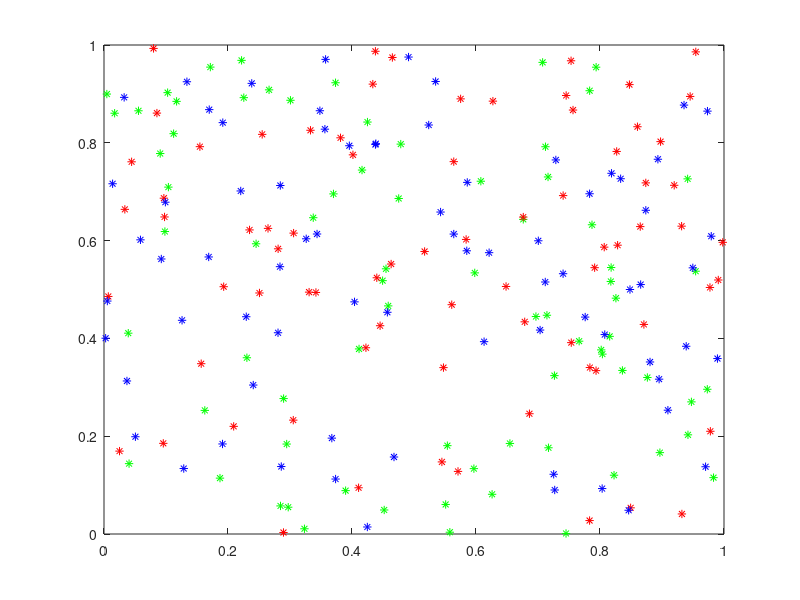

This chart was generated by the following MATLAB code: (Note: this script raises an error after producing the figure.)
clf;
global n; 
n=75; 
epsilon = 0.001;
global fuzz;
fuzz = 0.5;
global numberOfClisters;
numberOfClisters = 3;
global belongBorder
belongBorder = 0.4;

%some ][ynia

xyu = zeros(75,2);
xyu1 = zeros(75,2);
xyu2 = zeros(75,2);

%crete arrays of zeroes
Sorted = rand(3,n,2);

%create clasters elements

clasterElementA = [0.9,0.5];
clasterElementB = [0.1,0.1];
clasterElementC = [0.1,0.9];
%intialize data

plot(Sorted(1,:,1),Sorted(1,:,2),'g*');hold on
plot(Sorted(2,:,1),Sorted(2,:,2),'r*');hold on
plot(Sorted(3,:,1),Sorted(3,:,2),'b*');hold on

plot(clasterElementA(1),clasterElementA(2),'X');hold on
plot(clasterElementB(1),clasterElementB(2),'X');hold on
plot(clasterElementC(1),clasterElementC(2),'X');



Stop = false;
numberOFtrying = 0;

fuzzyCoeficientMatrix = zeros(numberOfClisters,n,3);
distanceToClaster = zeros(numberOfClisters,n,3);

pause(5);
while (~Stop)&& numberOFtrying < 10000
   numberOFtrying = numberOFtrying+1;
   for j =1:numberOfClisters
    for i = 1:n
      [fuzzyCoeficientMatrix(j,i,1),fuzzyCoeficientMatrix(j,i,2),fuzzyCoeficientMatrix(j,i,3),distanceToClaster(j,i,1),distanceToClaster(j,i,2),distanceToClaster(j,i,3)] = calculateFuzzyCoeficent(Sorted(j,i,:),clasterElementA,clasterElementB,clasterElementC);
    end
   end    
  
   summurize = 0;
   for j = 1:numberOfClisters
     for i = 1:n
        summurize = summurize + distanceToClaster(j,i,1)*fuzzyCoeficientMatrix(j,i,1);
        summurize = summurize + distanceToClaster(j,i,2)*fuzzyCoeficientMatrix(j,i,2);
        summurize = summurize + distanceToClaster(j,i,3)*fuzzyCoeficientMatrix(j,i,3);
      end
   end

   
   if(numberOFtrying > 1)       
      Stop =  (abs(oldDistance - summurize)<epsilon);
   end
   
   oldDistance = summurize;


   %MISTAKE IN N
 [clasterElementA(1),clasterElementA(2)] =  calculateClasters(fuzzyCoeficientMatrix,Sorted,1);
 [clasterElementB(1),clasterElementB(2)] =  calculateClasters(fuzzyCoeficientMatrix,Sorted,2);
 [clasterElementC(1),clasterElementC(2)] =  calculateClasters(fuzzyCoeficientMatrix,Sorted,3);


  
end

clf;

A = zeros(2*n,2);
B = zeros(2*n,2);
C = zeros(2*n,2);
countA=0;
countB=0;
countC=0;


for j=1:numberOfClisters
    for i=1:n
       ClasterAKoef = fuzzyCoeficientMatrix(j,i,1);
       ClasterBKoef = fuzzyCoeficientMatrix(j,i,2);
       ClasterCKoef = fuzzyCoeficientMatrix(j,i,3);
       if(ClasterAKoef>ClasterBKoef)&&(ClasterAKoef>ClasterCKoef)
        if ClasterAKoef > belongBorder
          countA = countA +1;
          A(countA,:) = Sorted(j,i,:);
        end
       end
       if(ClasterBKoef>ClasterAKoef)&&(ClasterBKoef>ClasterCKoef)
         if ClasterBKoef >belongBorder
          countB = countB +1;
          B(countB,:) = Sorted(j,i,:);
         end
       end      
       if(ClasterCKoef>ClasterAKoef)&&(ClasterCKoef>ClasterBKoef)
         if ClasterCKoef > belongBorder
          countC = countC +1;
          C(countC,:) = Sorted(j,i,:);
         end
       end
    end
end

A=A(any(A,2),:);
B=B(any(B,2),:);
C=C(any(C,2),:);

plot(A(:,1),A(:,2),'g*');hold on
plot(B(:,1),B(:,2),'r*');hold on
plot(C(:,1),C(:,2),'b*');hold on

plot(clasterElementA(1),clasterElementA(2),'X');hold on
plot(clasterElementB(1),clasterElementB(2),'bX');
plot(clasterElementC(1),clasterElementC(2),'bX');


function [fuzzyKoeficientA,fuzzyKoeficientB,fuzzyKoeficientC,distanceA,distanceB,distanceC]  = calculateFuzzyCoeficent(Array,clasterElementA,clasterElementB,clasterElementC)
     global fuzz;
     
     distanceA = myDistance(Array(1,1,1),Array(1,1,2),clasterElementA(1),clasterElementA(2));
     distanceB = myDistance(Array(1,1,1),Array(1,1,2),clasterElementB(1),clasterElementB(2));
     distanceC = myDistance(Array(1,1,1),Array(1,1,2),clasterElementC(1),clasterElementC(2));
     
     fuzzyKoeficientA = (1/distanceA)^(2/fuzz-1);
     fuzzyKoeficientB = (1/distanceB)^(2/fuzz-1);
     fuzzyKoeficientC = (1/distanceC)^(2/fuzz-1);
     
     sumForZnamenatel = fuzzyKoeficientA+fuzzyKoeficientB+fuzzyKoeficientC;
     
     fuzzyKoeficientA = fuzzyKoeficientA/(sumForZnamenatel);
     fuzzyKoeficientB = fuzzyKoeficientB/(sumForZnamenatel);
     fuzzyKoeficientC = fuzzyKoeficientC/(sumForZnamenatel);
     
     
end

function [X,Y] = calculateClasters(fuzzyCoeficientMatrix,array,numberOfCluxter)
  global fuzz;
  global numberOfClisters;
  global n;
  global belongBorder;
  
  clasterX = zeros(2);
  clasterY = zeros(2);
    for j = 1:numberOfClisters
      for i = 1:n
       if  fuzzyCoeficientMatrix(j,i,numberOfCluxter) > belongBorder
            clasterX(1) = clasterX(1) + ((fuzzyCoeficientMatrix(j,i,numberOfCluxter)^fuzz)*array(j,i,1));
            clasterX(2) = clasterX(2) + (fuzzyCoeficientMatrix(j,i,numberOfCluxter)^fuzz);
            clasterY(1) = clasterY(1) + ((fuzzyCoeficientMatrix(j,i,numberOfCluxter)^fuzz)*array(j,i,2));
            clasterY(2) = clasterY(2) + (fuzzyCoeficientMatrix(j,i,numberOfCluxter)^fuzz);
       end
      end
    end
    X = clasterX(1)/clasterX(2);
    Y = clasterY(1)/clasterY(2);
    
end

function y=myDistance(x,y,x1,y1)
    y = sqrt((x-x1)^2+(y-y1)^2);
end



